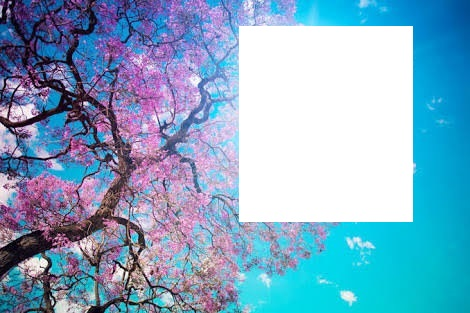
%> input picture D11C.jpg, 470 x 313 px
$ octave ED4.m   (GNU Octave 9; MATLAB toolbox functions it lacks are replaced by stand-ins)
%> lines starting %> are read from the running program, lines starting %| are printed output that depends on the picture; in (x1, y1, x2, y2) boxes, pixels count from 0 and x2, y2 are one past the last pixel; in counts of white or black regions, pixels touching at a corner belong together; the program's own positions count from 1
%Canny Edge Detection
%Implementation of Canny Algorithm
clear all;
clc;
%Input image
img = imread ('D11C.jpg');
%> img is the input picture: size 313x470x3 uint8; mean R, G, B 127.7, 168.2, 196.5
%Show input image
figure, imshow(img);
img = rgb2gray(img);
%> img: size 313x470 uint8
img = double (img);
%> img: size 313x470 double
%Value for Thresholding
T_Low = 0.075;
T_High = 0.175;
%Smoothing/Gaussian Filter Coefficient
B = [2, 4, 5, 4, 2; 4, 9, 12, 9, 4;5, 12, 15, 12, 5;4, 9, 12, 9, 4;2, 4, 5, 4, 2 ];
B = 1/159.* B;
%Convolution of image by Gaussian Coefficient
A=conv2(img, B, 'same');
%Filter for horizontal and vertical direction
KGx = [-1, 0, 1; -2, 0, 2; -1, 0, 1];
KGy = [1, 2, 1; 0, 0, 0; -1, -2, -1];
%Convolution by image by horizontal and vertical filter
Filtered_X = conv2(A, KGx, 'same');
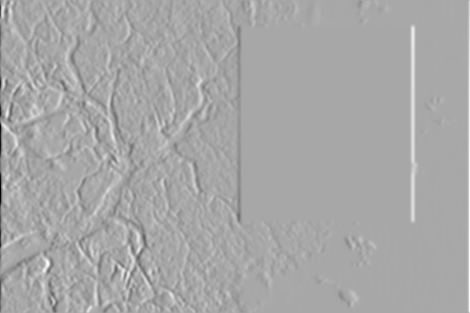
%> Filtered_X: size 313x470 double; min -822.7, max 429.7, mean 0; drawn with min black and max white
Filtered_Y = conv2(A, KGy, 'same');
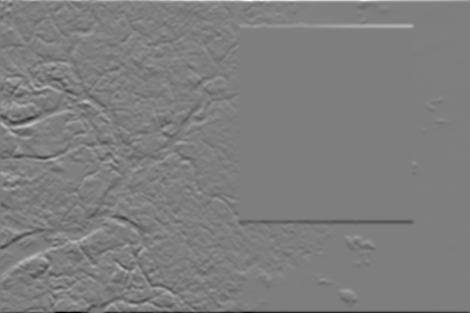
%> Filtered_Y: size 313x470 double; min -777.9, max 787, mean 0.2; drawn with min black and max white
%Calculate directions/orientations
arah = atan2 (Filtered_Y, Filtered_X);
arah = arah*180/pi;
pan=size(A,1);
%> pan = 313
leb=size(A,2);
%> leb = 470
%Adjustment for negative directions, making all directions positive
for i=1:pan
    for j=1:leb
        if (arah(i,j)<0)
            arah(i,j)=360+arah(i,j);
        end;
    end;
end;
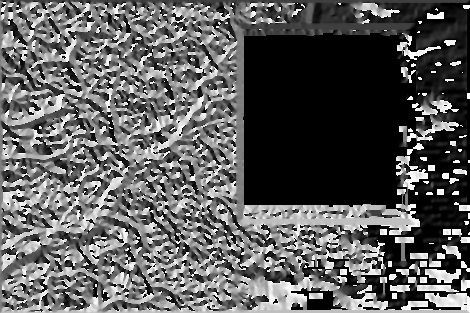
%> arah: size 313x470 double; min 0, max 360, mean 132.3; drawn with min black and max white
arah2=zeros(pan, leb);
%Adjusting directions to nearest 0, 45, 90, or 135 degree
for i = 1  : pan
    for j = 1 : leb
        if ((arah(i, j) >= 0 ) && (arah(i, j) < 22.5) || (arah(i, j) >= 157.5) && (arah(i, j) < 202.5) || (arah(i, j) >= 337.5) && (arah(i, j) <= 360))
            arah2(i, j) = 0;
        elseif ((arah(i, j) >= 22.5) && (arah(i, j) < 67.5) || (arah(i, j) >= 202.5) && (arah(i, j) < 247.5))
            arah2(i, j) = 45;
        elseif ((arah(i, j) >= 67.5 && arah(i, j) < 112.5) || (arah(i, j) >= 247.5 && arah(i, j) < 292.5))
            arah2(i, j) = 90;
        elseif ((arah(i, j) >= 112.5 && arah(i, j) < 157.5) || (arah(i, j) >= 292.5 && arah(i, j) < 337.5))
            arah2(i, j) = 135;
        end;
    end;
end;
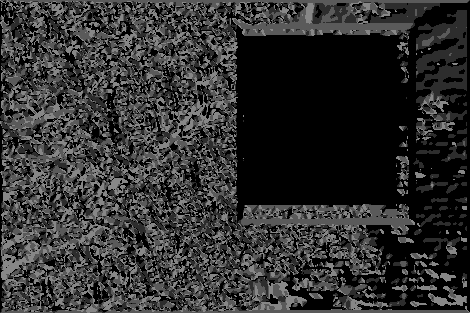
%> arah2: size 313x470 double; min 0, max 135, mean 47.9
figure, imagesc(arah2); colorbar;
%Calculate magnitude
magnitude = (Filtered_X.^2) + (Filtered_Y.^2);
magnitude2 = sqrt(magnitude);
BW = zeros (pan, leb);
%Non-Maximum Supression
for i=2:pan-1
    for j=2:leb-1
        if (arah2(i,j)==0)
            BW(i,j) = (magnitude2(i,j) == max([magnitude2(i,j), magnitude2(i,j+1), magnitude2(i,j-1)]));
        elseif (arah2(i,j)==45)
            BW(i,j) = (magnitude2(i,j) == max([magnitude2(i,j), magnitude2(i+1,j-1), magnitude2(i-1,j+1)]));
        elseif (arah2(i,j)==90)
            BW(i,j) = (magnitude2(i,j) == max([magnitude2(i,j), magnitude2(i+1,j), magnitude2(i-1,j)]));
        elseif (arah2(i,j)==135)
            BW(i,j) = (magnitude2(i,j) == max([magnitude2(i,j), magnitude2(i+1,j+1), magnitude2(i-1,j-1)]));
        end;
    end;
end;
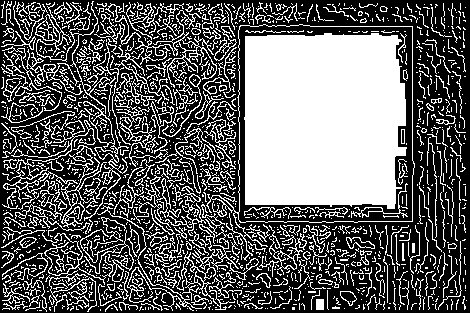
%> BW: size 313x470 double; values 0 (black) and 1 (white), 38.2% white; 1584 white regions (1312 under 20 px), largest, box (x1, y1, x2, y2) and area: (244, 33, 407, 209) 26355, (94, 3, 217, 88) 1136, (181, 204, 259, 310) 1134
BW = BW.*magnitude2;
figure, imshow(BW);
%> after `imshow(BW)`:
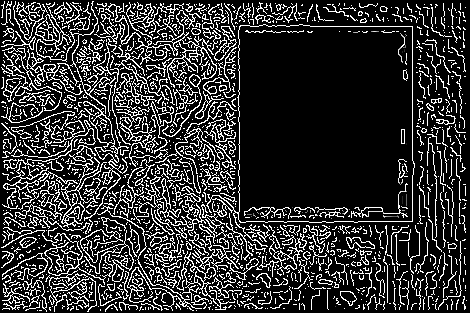
%> displayed picture: size 313x470, on the screen's scale of 0 to 255; min 0, max 255, mean 51.1
disp(BW)
%Hysteresis Thresholding
T_Low = T_Low * max(max(BW));
%> T_Low = 37.71
T_High = T_High * max(max(BW));
%> T_High = 87.99
T_res = zeros (pan, leb);
for i = 1  : pan
    for j = 1 : leb
        if (BW(i, j) < T_Low)
            T_res(i, j) = 0;
        elseif (BW(i, j) > T_High)
            T_res(i, j) = 1;
        %Using 8-connected components
        elseif ( BW(i+1,j)>T_High || BW(i-1,j)>T_High || BW(i,j+1)>T_High || BW(i,j-1)>T_High || BW(i-1, j-1)>T_High || BW(i-1, j+1)>T_High || BW(i+1, j+1)>T_High || BW(i+1, j-1)>T_High)
            T_res(i,j) = 1;
        end;
    end;
end;
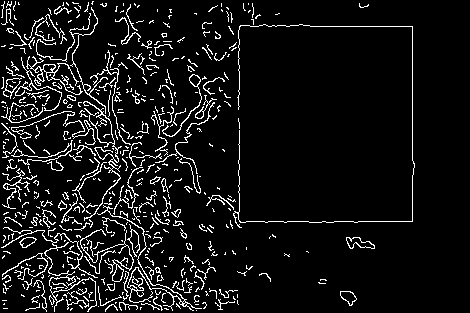
%> T_res: size 313x470 double; values 0 (black) and 1 (white), 8% white in thin lines or dots, all inside (x1, y1, x2, y2) = (1, 1, 415, 312)
edge_final = uint8(T_res.*255);
%Show final edge detection result
figure, imshow(edge_final);
disp(edge_final)

% fprintf('%i\n', edge_final)
disp('          img                   arah2                     BW                        edge_final   ')
disp(rand(5,4))

$ run again, with A16.jpg copied over D11C.jpg
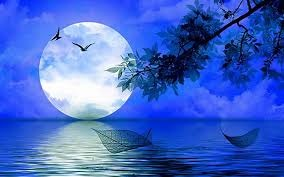
%> input picture A16.jpg, 284 x 177 px
%> img is the input picture: size 177x284x3 uint8; mean R, G, B 67.5, 103, 200
%> after the loop `for i=2:pan-1`:
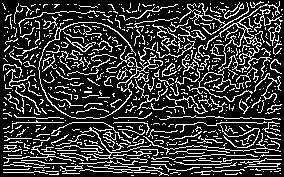
%> BW: size 177x284 double; values 0 (black) and 1 (white), 22% white in thin lines or dots
%> T_Low = 25.07
%> T_High = 58.49
%> after the loop `for i = 1  : pan`:
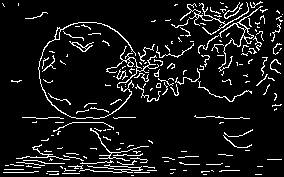
%> T_res: size 177x284 double; values 0 (black) and 1 (white), 8.6% white in thin lines or dots
%> edge_final: size 177x284 uint8; 8.6% white in thin lines or dots

$ run again, with AM16.jpg copied over D11C.jpg
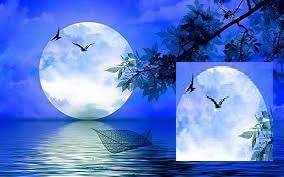
%> input picture AM16.jpg, 284 x 177 px
%> img is the input picture: size 177x284x3 uint8; mean R, G, B 92.3, 125.1, 205.9
%> after the loop `for i=2:pan-1`:
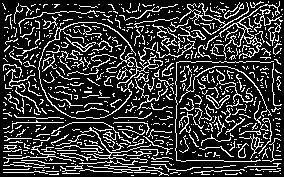
%> BW: size 177x284 double; values 0 (black) and 1 (white), 21.4% white in thin lines or dots
%> T_Low = 35.03
%> T_High = 81.74
%> after the loop `for i = 1  : pan`:
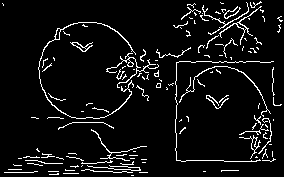
%> T_res: size 177x284 double; values 0 (black) and 1 (white), 6.5% white in thin lines or dots
%> edge_final: size 177x284 uint8; 6.5% white in thin lines or dots
